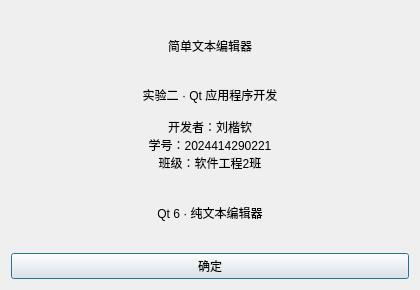
<?xml version='1.0' encoding='utf-8'?>
<ui version="4.0">
 <class>AboutDialog</class>
 <widget class="QDialog" name="AboutDialog">
  <property name="geometry">
   <rect>
    <x>0</x>
    <y>0</y>
    <width>420</width>
    <height>290</height>
   </rect>
  </property>
  <property name="windowTitle">
   <string>关于简单文本编辑器</string>
  </property>
  <layout class="QVBoxLayout" name="verticalLayout">
   <item>
    <widget class="QLabel" name="titleLabel">
     <property name="text">
      <string>简单文本编辑器</string>
     </property>
     <property name="alignment">
      <set>Qt::AlignCenter</set>
     </property>
    </widget>
   </item>
   <item>
    <widget class="QLabel" name="detailsLabel">
     <property name="text">
      <string>实验二 · Qt 应用程序开发

开发者：刘楷钦
学号：2024414290221
班级：软件工程2班</string>
     </property>
     <property name="alignment">
      <set>Qt::AlignCenter</set>
     </property>
    </widget>
   </item>
   <item>
    <widget class="QLabel" name="versionLabel">
     <property name="text">
      <string>Qt 6 · 纯文本编辑器</string>
     </property>
     <property name="alignment">
      <set>Qt::AlignCenter</set>
     </property>
    </widget>
   </item>
   <item>
    <widget class="QPushButton" name="okButton">
     <property name="text">
      <string>确定</string>
     </property>
    </widget>
   </item>
  </layout>
 </widget>
 <resources />
 <connections />
</ui>
